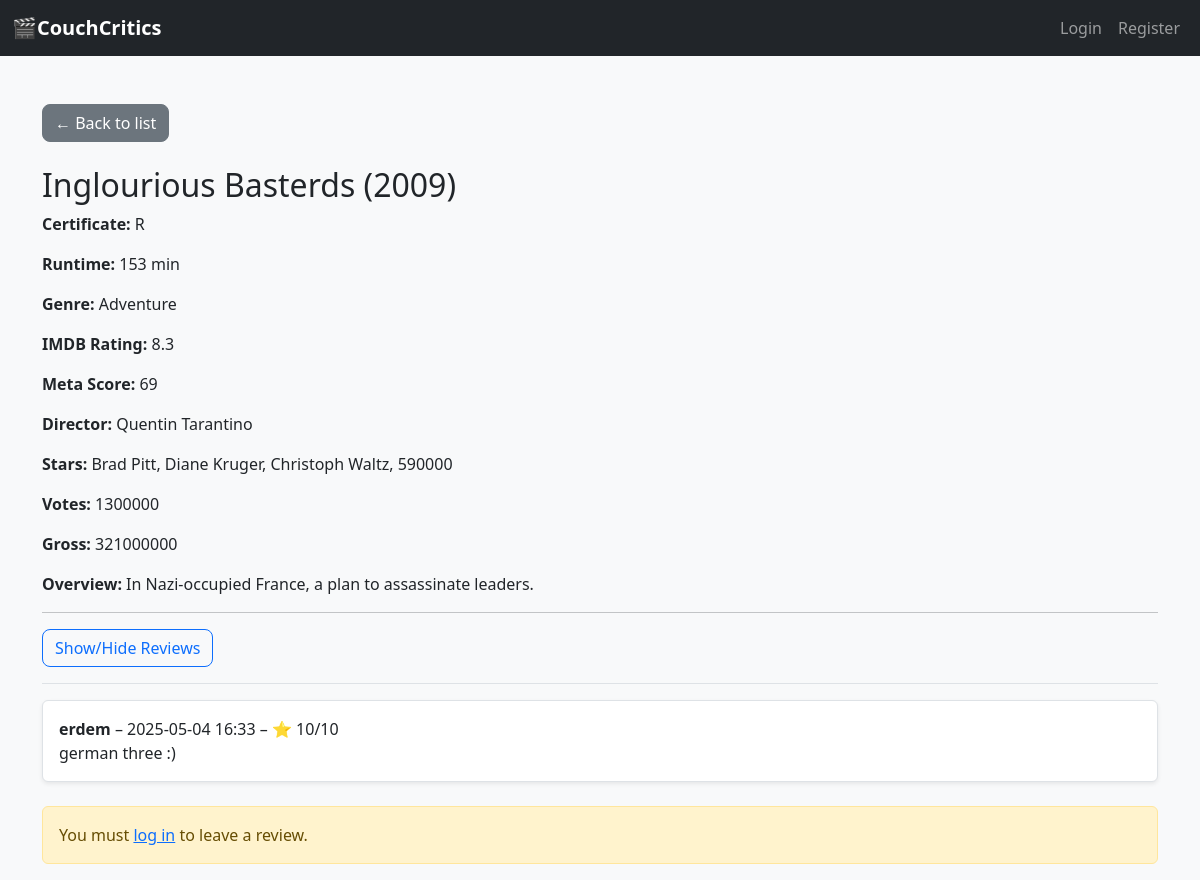
Screenshot of /movie/Inglourious Basterds with the database file from the repository.
### tables this page shows
CREATE TABLE movies (
    Series_Title TEXT,
    Released_Year INTEGER,
    Certificate TEXT,
    Runtime INTEGER,
    Genre TEXT,
    IMDB_Rating REAL,
    Overview TEXT,
    Meta_score INTEGER,
    Director TEXT,
    Star1 TEXT,
    Star2 TEXT,
    Star3 TEXT,
    Star4 TEXT,
    No_of_Votes INTEGER,
    Gross INTEGER
);

CREATE TABLE reviews (
    id INTEGER PRIMARY KEY AUTOINCREMENT,
    username TEXT NOT NULL,
    movie_title TEXT NOT NULL,
    score INTEGER NOT NULL,
    comment TEXT NOT NULL,
    date TEXT NOT NULL
);

### app.py (the view, shortened to what this page needs)
@app.route("/movie/<title>", methods=["GET", "POST"])
def movie_detail(title):
    movie = get_movie_by_title(title)
    if not movie:
        return "Movie not found", 404
    user = session.get("user")
    reviews = get_reviews_for_movie(title)
    return render_template("movie_detail.html", movie=movie, reviews=reviews, user=user)

### modules/movie.py (called while the page is built)
def get_movie_by_title(title):
    conn = sqlite3.connect(DB_PATH)
    conn.row_factory = sqlite3.Row
    c = conn.cursor()
    c.execute("SELECT * FROM movies WHERE Series_Title = ?", (title,))
    row = c.fetchone()
    conn.close()
    return dict(row) if row else None

### modules/review.py (called while the page is built)
def get_reviews_for_movie(title):
    conn = sqlite3.connect(DB_PATH)
    conn.row_factory = sqlite3.Row
    c = conn.cursor()
    c.execute("SELECT * FROM reviews WHERE movie_title = ?", (title,))
    rows = c.fetchall()
    conn.close()
    return [dict(row) for row in rows]

### templates/movie_detail.html (shortened to what this page needs)
{% extends "layout.html" %}
{% block content %}
<a href="/" class="btn btn-secondary mb-4">← Back to list</a>
<h2>{{ movie.Series_Title }} ({{ movie.Released_Year }})</h2>
<p><strong>Certificate:</strong> {{ movie.Certificate }}</p>
<p><strong>Runtime:</strong> {{ movie.Runtime }} min</p>
<p><strong>Genre:</strong> {{ movie.Genre }}</p>
<p><strong>IMDB Rating:</strong> {{ movie.IMDB_Rating }}</p>
<p><strong>Meta Score:</strong> {{ movie.Meta_score }}</p>
<p><strong>Director:</strong> {{ movie.Director }}</p>
<p><strong>Stars:</strong> {{ movie.Star1 }}, {{ movie.Star2 }}, {{ movie.Star3 }}, {{ movie.Star4 }}</p>
<p><strong>Votes:</strong> {{ movie.No_of_Votes }}</p>
<p><strong>Gross:</strong> {{ movie.Gross }}</p>
<p><strong>Overview:</strong> {{ movie.Overview }}</p>
<hr>
<button class="btn btn-outline-primary mb-3" type="button" data-bs-toggle="collapse" data-bs-target="#reviewsCollapse">
  Show/Hide Reviews
</button>
<div class="collapse show border-top pt-3" id="reviewsCollapse">
  {% if reviews and reviews|length > 0 %}
    {% for r in reviews %}
      {% if r.username and r.comment %}
        <div class="mb-3 p-3 bg-white border rounded shadow-sm">
          <strong>{{ r.username }}</strong> – {{ r.date }} – ⭐ {{ r.score }}/10
          <p class="mb-0">{{ r.comment }}</p>
        </div>
      {% else %}
        <div class="alert alert-warning">Review format invalid.</div>
      {% endif %}
    {% endfor %}
  {% else %}
    <p>No reviews yet.</p>
  {% endif %}
</div>
{% if user %}
  {% set user_has_reviewed = reviews | selectattr('username', 'equalto', user) | list | length > 0 %}
  {% if user_has_reviewed %}
    <div class="alert alert-info mt-4">
      You have already reviewed this movie.
    </div>
  {% else %}
    <hr>
    <h5 class="mt-4">Add a Review</h5>
    <form method="POST" class="bg-white p-3 rounded shadow-sm">
      <p class="text-muted">You are reviewing as <strong>{{ user }}</strong></p>
      <div class="mb-3">
        <label for="score" class="form-label">Score (1-10)</label>
        <input type="number" class="form-control" id="score" name="score" min="1" max="10" required>
      </div>
      <div class="mb-3">
        <label for="comment" class="form-label">Your Comment</label>
        <textarea class="form-control" id="comment" name="comment" rows="3" required></textarea>
      </div>
      <button type="submit" class="btn btn-primary">Submit</button>
    </form>
  {% endif %}
{% else %}
  <div class="alert alert-warning mt-4">
    You must <a href="{{ url_for('login') }}">log in</a> to leave a review.
  </div>
{% endif %}
{% endblock %}

### templates/layout.html (style rules this page uses)
body { font-family: 'Segoe UI', sans-serif; background-color: #f8f9fa; }
.form-control, .btn { border-radius: 0.5rem; }

### rows the page displays
movies: Series_Title "Inglourious Basterds", Released_Year "2009", Certificate "R", Runtime "153", Genre "Adventure", IMDB_Rating "8.3", Meta_score "69", Director "Quentin Tarantino", Star1 "Brad Pitt", Star2 "Diane Kruger", Star3 "Christoph Waltz", Star4 "590000", No_of_Votes "1300000", Gross "321000000", Overview "In Nazi-occupied France, a plan to assassinate leaders."
reviews: username "erdem", date "2025-05-04 16:33", score "10", comment "german three :)"
